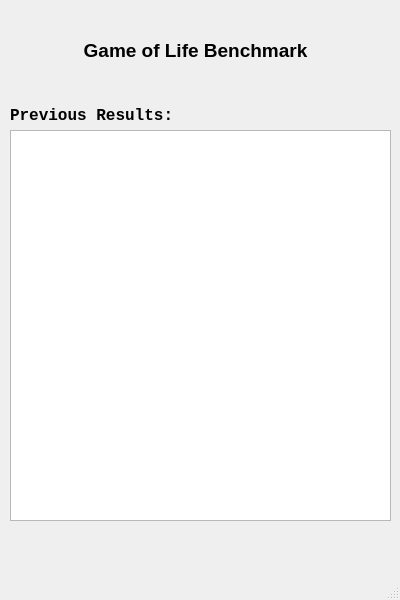
<?xml version="1.0" encoding="UTF-8"?>
<ui version="4.0">
 <class>MainWindow</class>
 <widget class="QMainWindow" name="MainWindow">
  <property name="geometry">
   <rect>
    <x>0</x>
    <y>0</y>
    <width>400</width>
    <height>600</height>
   </rect>
  </property>
  <property name="windowTitle">
   <string>MainWindow</string>
  </property>
  <widget class="QWidget" name="centralwidget">
   <widget class="QLabel" name="label_2">
    <property name="geometry">
     <rect>
      <x>10</x>
      <y>100</y>
      <width>241</width>
      <height>31</height>
     </rect>
    </property>
    <property name="font">
     <font>
      <family>Consolas</family>
      <pointsize>12</pointsize>
      <weight>75</weight>
      <bold>true</bold>
     </font>
    </property>
    <property name="text">
     <string>Previous Results:</string>
    </property>
   </widget>
   <widget class="QTextBrowser" name="prev_results">
    <property name="geometry">
     <rect>
      <x>10</x>
      <y>130</y>
      <width>381</width>
      <height>391</height>
     </rect>
    </property>
   </widget>
   <widget class="QLabel" name="label">
    <property name="geometry">
     <rect>
      <x>20</x>
      <y>20</y>
      <width>351</width>
      <height>61</height>
     </rect>
    </property>
    <property name="font">
     <font>
      <pointsize>14</pointsize>
      <weight>75</weight>
      <bold>true</bold>
     </font>
    </property>
    <property name="text">
     <string>&lt;html&gt;&lt;head/&gt;&lt;body&gt;&lt;p align=&quot;center&quot;&gt;Game of Life Benchmark&lt;/p&gt;&lt;/body&gt;&lt;/html&gt;</string>
    </property>
   </widget>
  </widget>
  <widget class="QMenuBar" name="menubar">
   <property name="geometry">
    <rect>
     <x>0</x>
     <y>0</y>
     <width>400</width>
     <height>26</height>
    </rect>
   </property>
  </widget>
  <widget class="QStatusBar" name="statusbar"/>
 </widget>
 <resources/>
 <connections/>
</ui>
